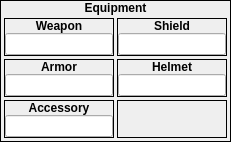
           <widget class="QFrame" name="frame_21">
            <property name="sizePolicy">
             <sizepolicy hsizetype="Preferred" vsizetype="Fixed">
              <horstretch>0</horstretch>
              <verstretch>0</verstretch>
             </sizepolicy>
            </property>
            <property name="frameShape">
             <enum>QFrame::Box</enum>
            </property>
            <property name="frameShadow">
             <enum>QFrame::Plain</enum>
            </property>
            <layout class="QVBoxLayout" name="verticalLayout_101">
             <property name="spacing">
              <number>0</number>
             </property>
             <property name="margin">
              <number>0</number>
             </property>
             <item>
              <widget class="QLabel" name="label_98">
               <property name="sizePolicy">
                <sizepolicy hsizetype="Preferred" vsizetype="Fixed">
                 <horstretch>0</horstretch>
                 <verstretch>0</verstretch>
                </sizepolicy>
               </property>
               <property name="font">
                <font>
                 <weight>75</weight>
                 <bold>true</bold>
                </font>
               </property>
               <property name="text">
                <string>Equipment</string>
               </property>
               <property name="textFormat">
                <enum>Qt::AutoText</enum>
               </property>
               <property name="alignment">
                <set>Qt::AlignCenter</set>
               </property>
              </widget>
             </item>
             <item>
              <widget class="QWidget" name="widget_2" native="true">
               <layout class="QHBoxLayout" name="horizontalLayout_17">
                <property name="spacing">
                 <number>3</number>
                </property>
                <property name="margin">
                 <number>3</number>
                </property>
                <item>
                 <widget class="QWidget" name="widget_48" native="true">
                  <layout class="QVBoxLayout" name="verticalLayout_102">
                   <property name="spacing">
                    <number>3</number>
                   </property>
                   <property name="margin">
                    <number>0</number>
                   </property>
                   <item>
                    <widget class="QFrame" name="gbStatsEquip_Weapon">
                     <property name="sizePolicy">
                      <sizepolicy hsizetype="Preferred" vsizetype="Fixed">
                       <horstretch>0</horstretch>
                       <verstretch>0</verstretch>
                      </sizepolicy>
                     </property>
                     <property name="minimumSize">
                      <size>
                       <width>0</width>
                       <height>38</height>
                      </size>
                     </property>
                     <property name="maximumSize">
                      <size>
                       <width>16777215</width>
                       <height>38</height>
                      </size>
                     </property>
                     <property name="frameShape">
                      <enum>QFrame::Box</enum>
                     </property>
                     <layout class="QVBoxLayout" name="verticalLayout_62">
                      <property name="spacing">
                       <number>0</number>
                      </property>
                      <property name="margin">
                       <number>0</number>
                      </property>
                      <item>
                       <widget class="QLabel" name="label_63">
                        <property name="sizePolicy">
                         <sizepolicy hsizetype="Preferred" vsizetype="Fixed">
                          <horstretch>0</horstretch>
                          <verstretch>0</verstretch>
                         </sizepolicy>
                        </property>
                        <property name="font">
                         <font>
                          <weight>75</weight>
                          <bold>true</bold>
                         </font>
                        </property>
                        <property name="text">
                         <string>Weapon</string>
                        </property>
                        <property name="alignment">
                         <set>Qt::AlignCenter</set>
                        </property>
                       </widget>
                      </item>
                      <item>
                       <widget class="QLineEdit" name="leEquipWeapon">
                        <property name="maxLength">
                         <number>12</number>
                        </property>
                       </widget>
                      </item>
                     </layout>
                    </widget>
                   </item>
                   <item>
                    <widget class="QFrame" name="gbStatsEquip_Armor">
                     <property name="sizePolicy">
                      <sizepolicy hsizetype="Preferred" vsizetype="Fixed">
                       <horstretch>0</horstretch>
                       <verstretch>0</verstretch>
                      </sizepolicy>
                     </property>
                     <property name="minimumSize">
                      <size>
                       <width>0</width>
                       <height>38</height>
                      </size>
                     </property>
                     <property name="maximumSize">
                      <size>
                       <width>16777215</width>
                       <height>38</height>
                      </size>
                     </property>
                     <property name="frameShape">
                      <enum>QFrame::Box</enum>
                     </property>
                     <layout class="QVBoxLayout" name="verticalLayout_66">
                      <property name="spacing">
                       <number>0</number>
                      </property>
                      <property name="margin">
                       <number>0</number>
                      </property>
                      <item>
                       <widget class="QLabel" name="label_67">
                        <property name="sizePolicy">
                         <sizepolicy hsizetype="Preferred" vsizetype="Fixed">
                          <horstretch>0</horstretch>
                          <verstretch>0</verstretch>
                         </sizepolicy>
                        </property>
                        <property name="font">
                         <font>
                          <weight>75</weight>
                          <bold>true</bold>
                         </font>
                        </property>
                        <property name="text">
                         <string>Armor</string>
                        </property>
                        <property name="alignment">
                         <set>Qt::AlignCenter</set>
                        </property>
                       </widget>
                      </item>
                      <item>
                       <widget class="QLineEdit" name="leEquipArmor">
                        <property name="maxLength">
                         <number>12</number>
                        </property>
                       </widget>
                      </item>
                     </layout>
                    </widget>
                   </item>
                   <item>
                    <widget class="QFrame" name="gbStatsEquip_Accessory">
                     <property name="sizePolicy">
                      <sizepolicy hsizetype="Preferred" vsizetype="Fixed">
                       <horstretch>0</horstretch>
                       <verstretch>0</verstretch>
                      </sizepolicy>
                     </property>
                     <property name="minimumSize">
                      <size>
                       <width>0</width>
                       <height>38</height>
                      </size>
                     </property>
                     <property name="maximumSize">
                      <size>
                       <width>16777215</width>
                       <height>38</height>
                      </size>
                     </property>
                     <property name="frameShape">
                      <enum>QFrame::Box</enum>
                     </property>
                     <layout class="QVBoxLayout" name="verticalLayout_70">
                      <property name="spacing">
                       <number>0</number>
                      </property>
                      <property name="margin">
                       <number>0</number>
                      </property>
                      <item>
                       <widget class="QLabel" name="label_71">
                        <property name="sizePolicy">
                         <sizepolicy hsizetype="Preferred" vsizetype="Fixed">
                          <horstretch>0</horstretch>
                          <verstretch>0</verstretch>
                         </sizepolicy>
                        </property>
                        <property name="font">
                         <font>
                          <weight>75</weight>
                          <bold>true</bold>
                         </font>
                        </property>
                        <property name="text">
                         <string>Accessory</string>
                        </property>
                        <property name="alignment">
                         <set>Qt::AlignCenter</set>
                        </property>
                       </widget>
                      </item>
                      <item>
                       <widget class="QLineEdit" name="leEquipAccessory">
                        <property name="maxLength">
                         <number>12</number>
                        </property>
                       </widget>
                      </item>
                     </layout>
                    </widget>
                   </item>
                  </layout>
                 </widget>
                </item>
                <item>
                 <widget class="QWidget" name="widget_49" native="true">
                  <layout class="QVBoxLayout" name="verticalLayout_103">
                   <property name="spacing">
                    <number>3</number>
                   </property>
                   <property name="margin">
                    <number>0</number>
                   </property>
                   <item>
                    <widget class="QFrame" name="gbStatsEquip_Shield">
                     <property name="sizePolicy">
                      <sizepolicy hsizetype="Preferred" vsizetype="Fixed">
                       <horstretch>0</horstretch>
                       <verstretch>0</verstretch>
                      </sizepolicy>
                     </property>
                     <property name="minimumSize">
                      <size>
                       <width>0</width>
                       <height>38</height>
                      </size>
                     </property>
                     <property name="maximumSize">
                      <size>
                       <width>16777215</width>
                       <height>38</height>
                      </size>
                     </property>
                     <property name="frameShape">
                      <enum>QFrame::Box</enum>
                     </property>
                     <layout class="QVBoxLayout" name="verticalLayout_64">
                      <property name="spacing">
                       <number>0</number>
                      </property>
                      <property name="margin">
                       <number>0</number>
                      </property>
                      <item>
                       <widget class="QLabel" name="label_65">
                        <property name="sizePolicy">
                         <sizepolicy hsizetype="Preferred" vsizetype="Fixed">
                          <horstretch>0</horstretch>
                          <verstretch>0</verstretch>
                         </sizepolicy>
                        </property>
                        <property name="font">
                         <font>
                          <weight>75</weight>
                          <bold>true</bold>
                         </font>
                        </property>
                        <property name="text">
                         <string>Shield</string>
                        </property>
                        <property name="alignment">
                         <set>Qt::AlignCenter</set>
                        </property>
                       </widget>
                      </item>
                      <item>
                       <widget class="QLineEdit" name="leEquipShield">
                        <property name="maxLength">
                         <number>12</number>
                        </property>
                       </widget>
                      </item>
                     </layout>
                    </widget>
                   </item>
                   <item>
                    <widget class="QFrame" name="gbStatsEquip_Helmet">
                     <property name="sizePolicy">
                      <sizepolicy hsizetype="Preferred" vsizetype="Fixed">
                       <horstretch>0</horstretch>
                       <verstretch>0</verstretch>
                      </sizepolicy>
                     </property>
                     <property name="minimumSize">
                      <size>
                       <width>0</width>
                       <height>38</height>
                      </size>
                     </property>
                     <property name="maximumSize">
                      <size>
                       <width>16777215</width>
                       <height>38</height>
                      </size>
                     </property>
                     <property name="frameShape">
                      <enum>QFrame::Box</enum>
                     </property>
                     <layout class="QVBoxLayout" name="verticalLayout_68">
                      <property name="spacing">
                       <number>0</number>
                      </property>
                      <property name="margin">
                       <number>0</number>
                      </property>
                      <item>
                       <widget class="QLabel" name="label_69">
                        <property name="sizePolicy">
                         <sizepolicy hsizetype="Preferred" vsizetype="Fixed">
                          <horstretch>0</horstretch>
                          <verstretch>0</verstretch>
                         </sizepolicy>
                        </property>
                        <property name="font">
                         <font>
                          <weight>75</weight>
                          <bold>true</bold>
                         </font>
                        </property>
                        <property name="text">
                         <string>Helmet</string>
                        </property>
                        <property name="alignment">
                         <set>Qt::AlignCenter</set>
                        </property>
                       </widget>
                      </item>
                      <item>
                       <widget class="QLineEdit" name="leEquipHelmet">
                        <property name="maxLength">
                         <number>12</number>
                        </property>
                       </widget>
                      </item>
                     </layout>
                    </widget>
                   </item>
                   <item>
                    <widget class="QFrame" name="frame_26">
                     <property name="frameShape">
                      <enum>QFrame::Box</enum>
                     </property>
                     <property name="frameShadow">
                      <enum>QFrame::Plain</enum>
                     </property>
                    </widget>
                   </item>
                  </layout>
                 </widget>
                </item>
               </layout>
              </widget>
             </item>
            </layout>
           </widget>
